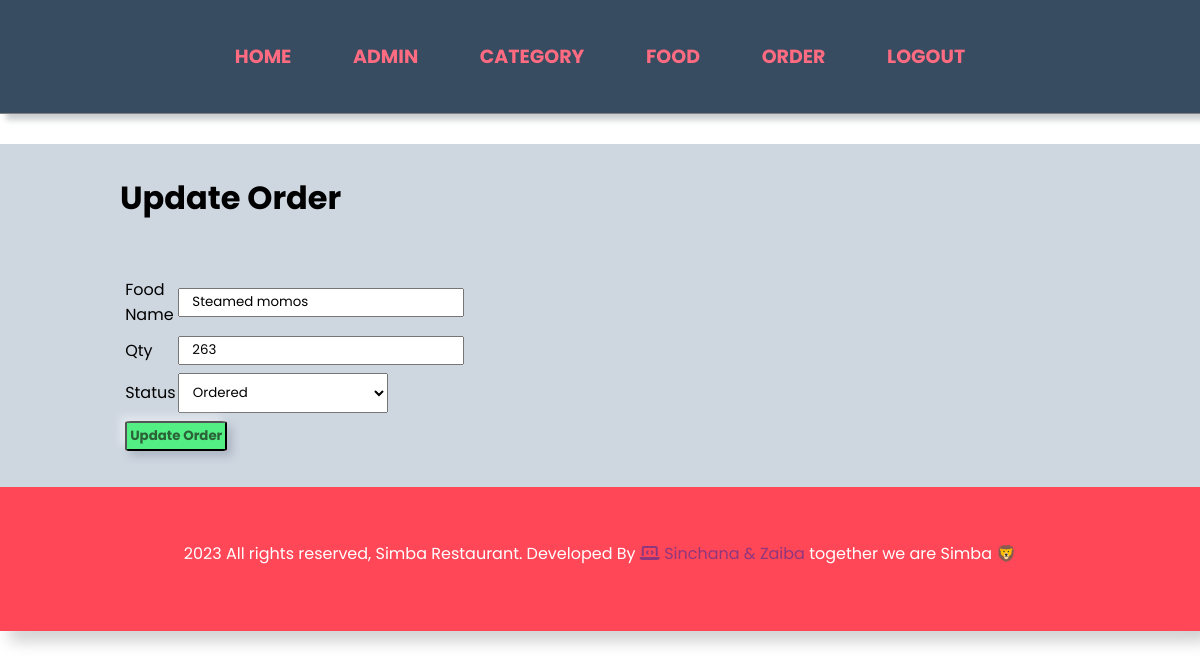
The app's page /admin/update-order.php?id=21 (signed in) with its own data.
### tables this page shows
CREATE TABLE `tbl_order` (
  `id` int(10) UNSIGNED NOT NULL,
  `food` varchar(150) NOT NULL,
  `price` decimal(10,2) NOT NULL,
  `qty` int(11) NOT NULL,
  `total` decimal(10,2) NOT NULL,
  `order_date` datetime NOT NULL,
  `status` varchar(50) NOT NULL,
  `customer_name` varchar(150) NOT NULL,
  `customer_contact` varchar(20) NOT NULL,
  `customer_email` varchar(150) NOT NULL,
  `customer_address` varchar(255) NOT NULL
);

### admin/update-order.php (the view, shortened to what this page needs)
<?php
    include('partials/menu.php');
?>
<div class="main-content">
    <div class="wrapper">
        <h1 class="text-left title-text">Update Order</h1>
        <br><br>
        <?php
            if(isset($_GET['id'])){
                $id = $_GET['id'];
                $sql = "SELECT * FROM tbl_order WHERE id=$id";
                $res = mysqli_query($conn,$sql);
                $count = mysqli_num_rows($res);
                if($count==1){
                    $row = mysqli_fetch_assoc($res);
                    $food = $row['food'];
                    $qty = $row['qty'];
                    $status = $row['status'];
                }
                else{
                    header('location:'.SITEURL.'admin/manage-order.php');
                }
            }
            else{
                header('location:'.SITEURL.'admin/manage-order.php');
            }
        ?>
        <form action="" method="POST">
            <table class="tbl-30">
                <tr>
                    <td>Food Name</td>
                    <td><input type="text" name="food" value="<?php echo $food ;?>"></td>
                </tr>
                <tr>
                    <td>Qty</td>
                    <td>
                        <input type="number" name="qty" value="<?php echo $qty ;?>">
                    </td>
                </tr>
                <tr>
                    <td>Status</td>
                    <td>
                        <select name="status">
                            <option <?php if($status=="Ordered") {echo "selected" ;} ?> value="Ordered">Ordered</option>
                        </select>
                    </td>
                </tr>
                <tr>
                    <td colspan="2">
                        <input type="submit" name="submit" value="Update Order" class="btn-secondary">
                    </td>
                </tr>
            </table>
        </form>
    </div>
</div>
<?php include('partials/footer.php') ?>

### css/admin.css (style rules this page uses)
* { margin: 0; padding: 0; font-family: 'Poppins', sans-serif; user-select: none; text-decoration: none; }
body { min-height: 100vh; position: relative; }
.wrapper { padding: 0.5%; width: 80%; margin: 0 auto; }
.text-left { text-align: left; }
.tbl-30 { width: 30%; }
input { padding: 1% 5% ; }
select { width: 210px; height: 40px; padding-left: 4%; }
table tr td { padding: 1%; }
.btn-secondary { background-color: #53ee84; font-weight: bold; padding: 1%; color: rgba(16, 2, 2, 0.591); text-decoration: none; border-radius: 6%; margin-right: 2%; box-shadow: -5px -5px 9px rgba(255,255,255,0.45), 5px 5px 9px rgba(94,104,121,0.3); }
.main-content { position: relative; background-color: #ced6e0; height: max-content; padding: 2% 0; }

### records on screen
tbl_order: food "Steamed momos", qty "263", status "Ordered"
